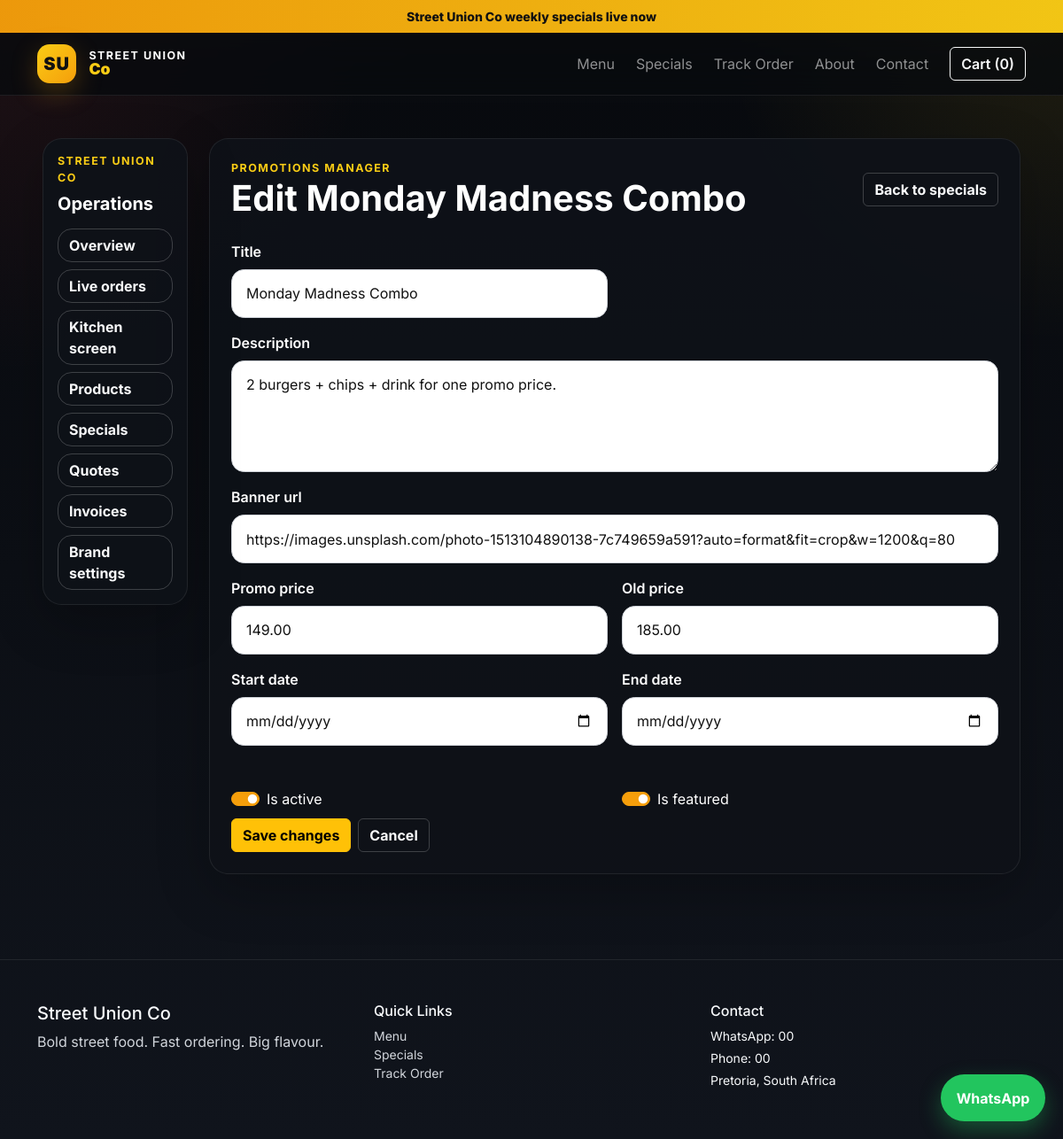
The page /dashboard/specials/1/edit/ on the database its author committed.
### orders/models.py (models this page shows, shortened)
class TimeStampedModel(models.Model):
    created_at = models.DateTimeField(auto_now_add=True)
    updated_at = models.DateTimeField(auto_now=True)
    class Meta:
        abstract = True

class SiteSetting(TimeStampedModel):
    business_name = models.CharField(max_length=150, default='Street Union Co')
    tagline = models.CharField(max_length=220, blank=True)
    whatsapp_number = models.CharField(max_length=20, blank=True)
    support_email = models.EmailField(blank=True)
    phone_number = models.CharField(max_length=20, blank=True)
    address = models.TextField(blank=True)
    delivery_note = models.CharField(max_length=220, blank=True)
    promo_text = models.CharField(max_length=220, blank=True)

class Special(TimeStampedModel):
    title = models.CharField(max_length=150)
    description = models.TextField(blank=True)
    banner_url = models.URLField(blank=True)
    promo_price = models.DecimalField(max_digits=10, decimal_places=2, null=True, blank=True)
    old_price = models.DecimalField(max_digits=10, decimal_places=2, null=True, blank=True)
    start_date = models.DateField(null=True, blank=True)
    end_date = models.DateField(null=True, blank=True)
    is_active = models.BooleanField(default=True)
    is_featured = models.BooleanField(default=False)
    class Meta:
        ordering = ['-is_featured', '-created_at']

### orders/views.py (the view)
# urls.py: path('dashboard/specials/<int:special_id>/edit/', views.special_edit, name='special_edit'),
def special_edit(request: HttpRequest, special_id: int) -> HttpResponse:
    special = get_object_or_404(Special, id=special_id)
    form = SpecialForm(request.POST or None, instance=special)
    if form.is_valid():
        form.save()
        messages.success(request, 'Special updated successfully.')
        return redirect('orders:dashboard_specials')
    return render(request, 'orders/dashboard/special_form.html', {
        'form': form,
        'special': special,
        'page_title': f'Edit {special.title}',
        'submit_label': 'Save changes',
    })

### orders/forms.py
class SpecialForm(forms.ModelForm):
    class Meta:
        model = Special
        fields = [
            'title', 'description', 'banner_url', 'promo_price', 'old_price',
            'start_date', 'end_date', 'is_active', 'is_featured',
        ]
        widgets = {
            'title': forms.TextInput(attrs={'class': 'form-control'}),
            'description': forms.Textarea(attrs={'class': 'form-control', 'rows': 4}),
            'banner_url': forms.URLInput(attrs={'class': 'form-control'}),
            'promo_price': forms.NumberInput(attrs={'class': 'form-control', 'step': '0.01'}),
            'old_price': forms.NumberInput(attrs={'class': 'form-control', 'step': '0.01'}),
            'start_date': forms.DateInput(attrs={'class': 'form-control', 'type': 'date'}),
            'end_date': forms.DateInput(attrs={'class': 'form-control', 'type': 'date'}),
            'is_active': forms.CheckboxInput(attrs={'class': 'form-check-input'}),
            'is_featured': forms.CheckboxInput(attrs={'class': 'form-check-input'}),
        }

### orders/templates/orders/dashboard/special_form.html (shortened to what this page needs)
{% extends 'orders/dashboard/base_dashboard.html' %}
{% block dashboard_content %}
<div class="panel p-4">
    <div class="d-flex justify-content-between align-items-center mb-4 flex-wrap gap-2">
        <div>
            <div class="section-kicker">Promotions manager</div>
            <h1 class="fw-bold mb-0">{{ page_title }}</h1>
        </div>
        <a href="{% url 'orders:dashboard_specials' %}" class="btn btn-outline-light">Back to specials</a>
    </div>
    <form method="post" class="row g-3">
        {% for field in form %}
            <div class="{% if field.name in 'description banner_url' %}col-12{% else %}col-md-6{% endif %}">
                {% if field.field.widget.input_type == 'checkbox' %}
                    <div class="form-check form-switch pt-4 mt-2">
                        {{ field }}
                        <label class="form-check-label text-white" for="{{ field.id_for_label }}">{{ field.label }}</label>
                    </div>
                {% else %}
                    <label class="form-label">{{ field.label }}</label>
                    {{ field }}
                {% endif %}
            </div>
        {% endfor %}
        <div class="col-12 d-flex gap-2 flex-wrap mt-2">
            <button class="btn btn-warning" type="submit">{{ submit_label }}</button>
            <a href="{% url 'orders:dashboard_specials' %}" class="btn btn-outline-light">Cancel</a>
        </div>
    </form>
</div>
{% endblock %}

### orders/templates/orders/base.html (shortened to what this page needs)
{% load static %}
<!doctype html>
<html lang="en">
<head>
    <link href="https://cdn.jsdelivr.net/npm/bootstrap@5.3.3/dist/css/bootstrap.min.css" rel="stylesheet">
    <link href="{% static 'css/styles.css' %}" rel="stylesheet">
</head>
<body>
    <div class="promo-bar text-center py-2 small">
        {{ site_settings.promo_text|default:'Street Union Co specials are live this week' }}
    </div>
    <nav class="navbar navbar-expand-lg navbar-dark sticky-top glass-nav">
        <div class="container">
            <a class="navbar-brand fw-bold brand-lockup" href="{% url 'orders:home' %}">
                <span class="brand-mark">SU</span>
                <span>
                    <small>Street Union</small>
                    <strong>Co</strong>
                </span>
            </a>
            <div class="collapse navbar-collapse">
                <ul class="navbar-nav ms-auto mb-2 mb-lg-0 align-items-lg-center gap-lg-2">
                    <li class="nav-item"><a class="nav-link" href="{% url 'orders:menu' %}">Menu</a></li>
                    <li class="nav-item"><a class="nav-link" href="{% url 'orders:specials' %}">Specials</a></li>
                    <li class="nav-item"><a class="nav-link" href="{% url 'orders:track_order' %}">Track Order</a></li>
                    <li class="nav-item"><a class="nav-link" href="{% url 'orders:about' %}">About</a></li>
                    <li class="nav-item"><a class="nav-link" href="{% url 'orders:contact' %}">Contact</a></li>
                    <li class="nav-item ms-lg-2">
                        <button class="btn btn-outline-light fw-semibold" type="button" data-bs-toggle="offcanvas" data-bs-target="#cartDrawer">
                            Cart ({{ cart_count|default:0 }})
                        </button>
                    </li>
                </ul>
            </div>
        </div>
    </nav>
    <main>
        {% block content %}{% endblock %}
    </main>
    <a class="whatsapp-float" target="_blank" rel="noopener" href="https://wa.me/{{ whatsapp_number }}">WhatsApp</a>
    <footer class="site-footer mt-5 py-5">
        <div class="container">
            <div class="row g-4">
                <div class="col-md-4">
                    <h5>{{ business_name }}</h5>
                    <p class="text-light-emphasis">{{ site_settings.tagline|default:'Fast flavour. Strong branding. Clean ordering.' }}</p>
                </div>
                <div class="col-md-4">
                    <h6>Quick Links</h6>
                    <ul class="list-unstyled small">
                        <li><a href="{% url 'orders:menu' %}">Menu</a></li>
                        <li><a href="{% url 'orders:specials' %}">Specials</a></li>
                        <li><a href="{% url 'orders:track_order' %}">Track Order</a></li>
                    </ul>
                </div>
                <div class="col-md-4">
                    <h6>Contact</h6>
                    <p class="small mb-1">WhatsApp: {{ site_settings.whatsapp_number|default:whatsapp_number }}</p>
                    <p class="small mb-1">Phone: {{ site_settings.phone_number|default:'067 000 0000' }}</p>
                    <p class="small mb-0">{{ site_settings.address|default:'Pretoria, South Africa' }}</p>
                </div>
            </div>
        </div>
    </footer>
</body>
</html>

### static/css/styles.css (style rules this page uses)
:root { --bg: #0b0d12; --panel: rgba(15, 18, 24, 0.92); --panel-2: rgba(22, 26, 34, 0.95); --panel-border: rgba(255, 255, 255, 0.08); --text: #f8fafc; --muted: #d1d5db; --accent: #facc15; --accent-strong: #f59e0b; --success: #22c55e; }
* { box-sizing: border-box; }
body { font-family: 'Inter', sans-serif; background: radial-gradient(circle at top right, rgba(250, 204, 21, 0.10), transparent 22%), radial-gradient(circle at top left, rgba(239, 68, 68, 0.10), transparent 24%), linear-gradient(180deg, #080a0e 0%, #10141c 100%); color: var(--text); }
a { color: inherit; text-decoration: none; }
.promo-bar { background: linear-gradient(90deg, rgba(245, 158, 11, 0.96), rgba(250, 204, 21, 0.96)); color: #111111; font-weight: 800; }
.glass-nav { backdrop-filter: blur(18px); background: rgba(8, 10, 14, 0.80); border-bottom: 1px solid var(--panel-border); }
.brand-lockup { display: inline-flex; align-items: center; gap: 0.9rem; }
.brand-mark { width: 44px; height: 44px; display: inline-flex; align-items: center; justify-content: center; border-radius: 14px; background: linear-gradient(135deg, var(--accent), var(--accent-strong)); color: #111111; font-weight: 900; letter-spacing: 0.04em; box-shadow: 0 10px 30px rgba(245, 158, 11, 0.25); }
.brand-lockup small, .brand-lockup strong { display: block; line-height: 1; }
.brand-lockup small { color: #ffffff; font-size: 0.78rem; text-transform: uppercase; letter-spacing: 0.12em; }
.brand-lockup strong { color: var(--accent); font-size: 1.1rem; }
.hero-panel, .panel, .success-panel, .special-card, .food-card, .empty-panel, .cart-drawer { background: var(--panel); border: 1px solid var(--panel-border); box-shadow: 0 20px 60px rgba(0, 0, 0, 0.24); border-radius: 1.5rem; }
.section-kicker { text-transform: uppercase; letter-spacing: 0.12em; color: var(--accent); font-size: 0.78rem; font-weight: 700; }
.whatsapp-float { position: fixed; right: 20px; bottom: 20px; background: #22c55e; color: white; padding: 0.9rem 1.1rem; border-radius: 999px; font-weight: 700; box-shadow: 0 10px 25px rgba(34,197,94,0.35); z-index: 1040; }
.site-footer { border-top: 1px solid var(--panel-border); color: var(--text); }
.site-footer a { color: var(--muted); }
.form-control, .form-select, textarea { background: #ffffff !important; border: 1px solid #d1d5db !important; color: #111111 !important; border-radius: 0.9rem !important; padding: 0.9rem 1rem !important; }
.form-control::placeholder, textarea::placeholder { color: #6b7280 !important; }
.form-label { font-weight: 600; color: #ffffff; }
.text-light-emphasis, .text-body-secondary, .text-muted { color: #d1d5db !important; }
.food-card .btn, .hero-panel .btn, .special-card .btn, .panel .btn { font-weight: 700; }
.food-card h5, .food-card p, .hero-panel h3, .hero-panel p, .special-card h4, .special-card p, .empty-panel, .panel, .success-panel, .mini-panel, .stat-card, .category-pill, .drawer-item, .drawer-total, .cart-drawer { color: #ffffff; }
.dashboard-shell .panel { border-radius: 1.35rem; }
.form-check-input { background-color: #111111; border-color: rgba(255,255,255,0.35); }
.form-check-input:checked { background-color: var(--accent-strong); border-color: var(--accent-strong); }
.offcanvas .btn-outline-light, .panel .btn-outline-light { border-color: rgba(255,255,255,0.2); }

### rows shown on the page
SiteSetting: promo_text "Street Union Co weekly specials live now", business_name "Street Union Co", tagline "Bold street food. Fast ordering. Big flavour.", whatsapp_number "00", phone_number "00", address "Pretoria, South Africa"
Special: form "Monday Madness Combo" "2 burgers + chips + drink for one promo price." "https://images.unsplash.com/photo-1513104890138-7c749659a591?auto=format&fit=crop&w=1200&q=80" "149.00" "185.00", form "☑" "☑"

### other values the page prints
{{ cart_count|default:0 }} "0"
{{ page_title }} "Edit Monday Madness Combo"
{{ field.label }} "Title" "Description" "Banner url" "Promo price" "Old price" "Start date" "End date"
{{ field.label }} "Is active" "Is featured"
{{ submit_label }} "Save changes"
